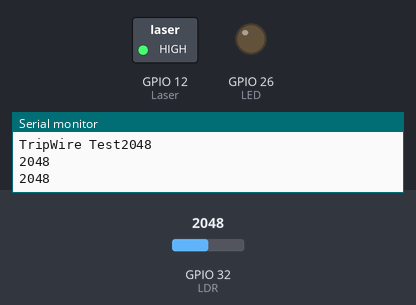
Simulated run of this sketch. Board: ESP32. Parts: switched loads named in the sketch (green lamp = pin HIGH), output pins drawn as LEDs (lit = HIGH), the last lines printed to the serial monitor. The inputs (shaded band) are chosen by the test bench; at power-on: GPIO 32 (LDR) = 2048.

Above: at 1.3 s.
1.4 s: GPIO 32 (LDR) set to 319
2.9 s: GPIO 32 (LDR) set to 270
At 3.3 s:
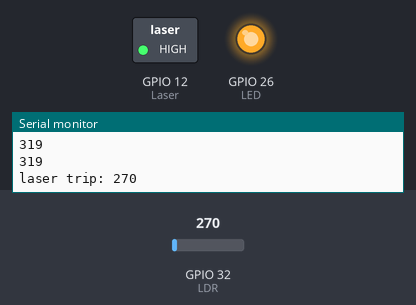
4.5 s: GPIO 32 (LDR) set to 340
At 5.7 s:
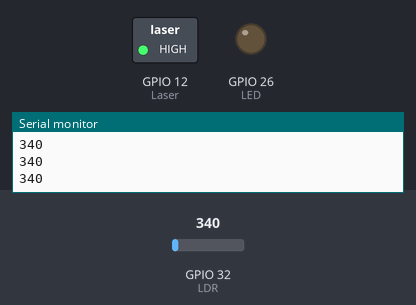
6.0 s: GPIO 32 (LDR) set to 260
At 6.9 s:
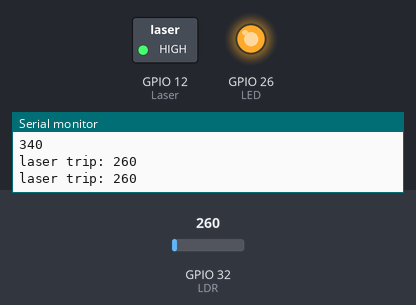
Timing chart, 0 to 8.5 s (numbered marks = the images above; inputs shaded):
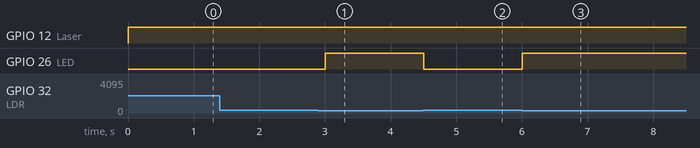

Measured:
- the behaviour switches between 300 and 299 on GPIO 32 (LDR) (found by bisection; images 0 and 1)
- after the input at 2.9 s, GPIO 26 (LED): LOW → HIGH after 0.10 s
- after the input at 4.5 s, GPIO 26 (LED): HIGH → LOW at once
- after the input at 6.0 s, GPIO 26 (LED): LOW → HIGH at once

The sketch:

Laser_Sensor.ino
```cpp
int Laser = 12;//Assign signal pin to Laser Module
int LDR = 32;//Assign signal pin to photoresistor
int value; // value holds LDR voltage/resistivity reading

int toggle = 0;

int LED = 26;// LED pin
void setup() {
  // put your setup code here, to run once:
  Serial.print("TripWire Test");
  Serial.begin(9600);
  pinMode(LDR,INPUT);// LDR is an input signal to board
  digitalWrite(LDR,LOW); //LDR begins in a low state

  pinMode(Laser,OUTPUT);//Laser receives output from board
  digitalWrite(Laser,LOW);//Laser starts in off state

  pinMode(LED,OUTPUT);// LED receives signal from board
  digitalWrite(LED,LOW);//LED starts in off state

}

void loop() {
  // put your main code here, to run repeatedly:
  value = analogRead(LDR); // value takes on value of the LDR

  digitalWrite(Laser,HIGH); //Laser is switched on


   if(value<300){// if value is less than threshold the laser trips
    Serial.print("laser trip:");
    Serial.print(" ");
    digitalWrite(LED,HIGH);//LED is set ON when Laser trips

    if (toggle == 0) {
      digitalWrite (LED, HIGH);
      toggle = 1;
    }


    }else{
       digitalWrite(LED,LOW);// otherwise the LED is off when Laser is not triped
       toggle = 0;
      }
      Serial.println(value);
  delay(500);//Delay between each reading

}
```
